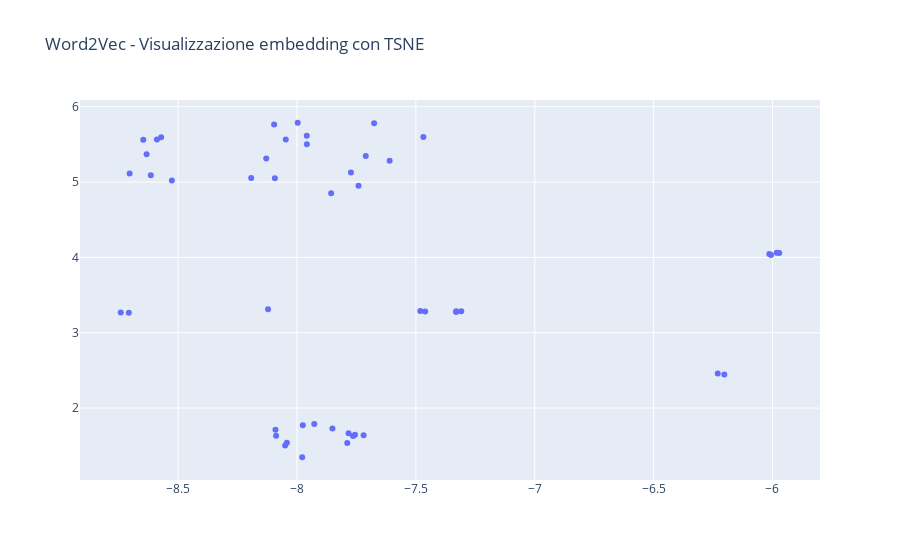
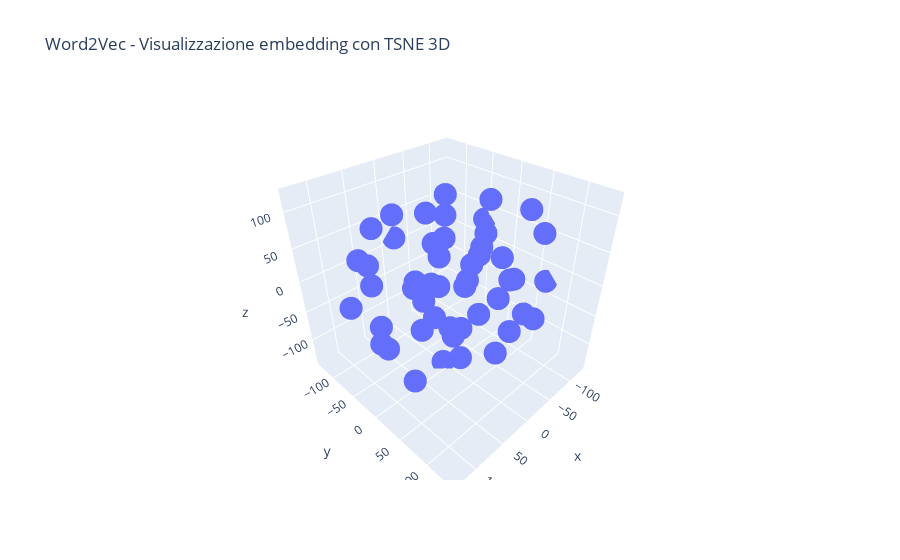

The notebook cell these images were saved under, in order:
### Code cell
from sklearn.manifold import TSNE
import numpy as np

def reduce_dimensions(model):
    num_components = 2 # number of dimensions to keep after compression
    # extract vocabulary from model and vectors in order to associate them in t
    vectors = np.asarray(model.wv.vectors)
    labels = np.asarray(model.wv.index_to_key)
    # apply TSNE
    tsne = TSNE(n_components=num_components, random_state=0)
    vectors = tsne.fit_transform(vectors)
    x_vals = [v[0] for v in vectors]
    y_vals = [v[1] for v in vectors]
    return x_vals, y_vals, labels

def reduce_dimensions3D(model):
    num_components = 3 # number of dimensions to keep after compression
    # extract vocabulary from model and vectors in order to associate them in t
    vectors = np.asarray(model.wv.vectors)
    labels = np.asarray(model.wv.index_to_key)
    # apply TSNE
    tsne = TSNE(n_components=num_components, random_state=0)
    vectors = tsne.fit_transform(vectors)
    x_vals = [v[0] for v in vectors]
    y_vals = [v[1] for v in vectors]
    z_vals = [v[2] for v in vectors]
    return x_vals, y_vals,z_vals, labels

def plot_embeddings(x_vals, y_vals, labels):
    import plotly.graph_objs as go
    fig = go.Figure()
    trace = go.Scatter(x=x_vals, y=y_vals, mode='markers', text=labels)
    fig.add_trace(trace)
    fig.update_layout(title="Word2Vec - Visualizzazione embedding con TSNE")
    fig.show()
    return fig

x_vals, y_vals, labels = reduce_dimensions(model)
plot = plot_embeddings(x_vals, y_vals, labels)

def plot_embeddings3D(x_vals, y_vals,z_vals, labels):
    import plotly.graph_objs as go
    fig = go.Figure()
    trace = go.Scatter3d(x=x_vals, y=y_vals, z=z_vals, mode='markers', text=labels)
    fig.add_trace(trace)
    fig.update_layout(title="Word2Vec - Visualizzazione embedding con TSNE 3D")
    fig.show()
    return fig

x_vals, y_vals,z_vals, labels = reduce_dimensions3D(model)
plot = plot_embeddings3D(x_vals, y_vals,z_vals, labels)

### Figure 1 — Plotly figure (JSON) as saved in the notebook; plotly's stock layout.template omitted (floating-point values rounded to 4 significant figures)
{"data": [{"mode": "markers", "text": ["0-35", "m", "f", "a_level_or_equivalent", "lower_than_a_level", "pass", "withdrawn", "35-55", "fail", "he_qualification", "scotland", "east_anglian_region", "london_region", "south_region", "distinction", "north_western_region", "west_midlands_region", "ccc-2014j", "south_west_region", "east_midlands_region", "fff-2014j", "bbb-2014j", "fff-2013j", "bbb-2013j", "south_east_region", "wales", "yorkshire_region", "ddd-2013j", "ccc-2014b", "north_region", "ddd-2014j", "bbb-2013b", "fff-2013b", "bbb-2014b", "fff-2014b", "ddd-2013b", "ddd-2014b", "eee-2014j", "ireland", "eee-2013j", "ggg-2013j", "ggg-2014b", "ggg-2014j", "eee-2014b", "aaa-2013j", "aaa-2014j", "no_formal_quals", "post_graduate_qualification", "55-80"], "type": "scatter", "x": [-8.741, -6.23, -6.203, -7.309, -7.331, -5.972, -5.982, -8.708, -6.006, -7.33, -7.978, -7.756, -7.789, -8.05, -6.013, -8.091, -7.851, -7.676, -8.043, -7.783, -7.997, -8.589, -8.096, -8.571, -7.72, -7.764, -7.976, -7.959, -7.468, -8.088, -8.129, -8.647, -8.047, -8.633, -7.959, -8.093, -8.193, -7.711, -7.927, -7.61, -8.704, -8.615, -8.526, -7.773, -7.741, -7.856, -7.481, -7.461, -8.122], "y": [3.269, 2.459, 2.445, 3.286, 3.274, 4.058, 4.061, 3.266, 4.033, 3.286, 1.347, 1.645, 1.536, 1.503, 4.044, 1.711, 1.73, 5.779, 1.541, 1.664, 5.787, 5.565, 5.764, 5.593, 1.638, 1.63, 1.77, 5.503, 5.599, 1.631, 5.312, 5.562, 5.564, 5.369, 5.613, 5.049, 5.053, 5.346, 1.789, 5.281, 5.112, 5.091, 5.021, 5.126, 4.952, 4.853, 3.288, 3.282, 3.313]}], "layout": {"title": {"text": "Word2Vec - Visualizzazione embedding con TSNE"}}}

### Figure 2 — Plotly figure (JSON) as saved in the notebook; plotly's stock layout.template omitted (floating-point values rounded to 4 significant figures)
{"data": [{"mode": "markers", "text": ["0-35", "m", "f", "a_level_or_equivalent", "lower_than_a_level", "pass", "withdrawn", "35-55", "fail", "he_qualification", "scotland", "east_anglian_region", "london_region", "south_region", "distinction", "north_western_region", "west_midlands_region", "ccc-2014j", "south_west_region", "east_midlands_region", "fff-2014j", "bbb-2014j", "fff-2013j", "bbb-2013j", "south_east_region", "wales", "yorkshire_region", "ddd-2013j", "ccc-2014b", "north_region", "ddd-2014j", "bbb-2013b", "fff-2013b", "bbb-2014b", "fff-2014b", "ddd-2013b", "ddd-2014b", "eee-2014j", "ireland", "eee-2013j", "ggg-2013j", "ggg-2014b", "ggg-2014j", "eee-2014b", "aaa-2013j", "aaa-2014j", "no_formal_quals", "post_graduate_qualification", "55-80"], "type": "scatter3d", "x": [12.46, 104.9, 90.55, 38.51, 25.88, 6.408, -111.9, -127.3, -0.3213, -15.99, -81.12, 107.4, -128.3, 128.2, -42.03, -115.3, 76.06, -15.63, 101.4, 103.4, -21.62, -39.05, -64.84, 45.49, 66.99, -121.1, 79.4, -53.24, -14.96, -48.03, -51.54, 19.01, 5.387, 51.75, -84.06, -44.03, -23.83, -34.89, -106.7, 19.21, -3.075, 45.57, 18.18, 22.26, 17.43, -63.26, 47.51, 110.3, -45.02], "y": [-95.26, 68.98, 96.74, -127.1, 136.3, -6.805, 63.36, 65.48, -59.05, -132.2, -92.77, -70.85, -53.67, 32.85, -17.51, -65.23, -52.22, 39.17, 43.18, -16.49, -28.48, 108.1, -2.758, 46.79, -67.32, -9.68, -84.67, 63.98, -34.24, 82.25, -60.15, 65.94, -62.8, 34.88, -7.06, -13.19, 84.22, 28.56, -0.6122, -9.194, 29.04, -18.14, -9.283, 43.21, 96.74, 49.91, 11.72, -13.03, -85.54], "z": [70.29, 63.19, 25.13, -11.84, 40.35, -139.6, 55.58, -25.58, -114.6, 10.29, 0.001751, -20.31, 29.44, -9.857, -111.0, -50.45, 89.38, -37.53, -72.83, -49.64, 109.0, -19.17, 27.64, -19.75, -73.7, -16.3, 33.13, -74.88, 19.85, 116.9, 59.85, 79.59, -24.57, 38.34, 89.49, -32.17, 36.02, 71.86, -79.63, -50.73, 18.07, 6.333, 63.78, -87.43, -46.98, -0.2914, 121.2, 44.29, -63.82]}], "layout": {"title": {"text": "Word2Vec - Visualizzazione embedding con TSNE 3D"}}}
